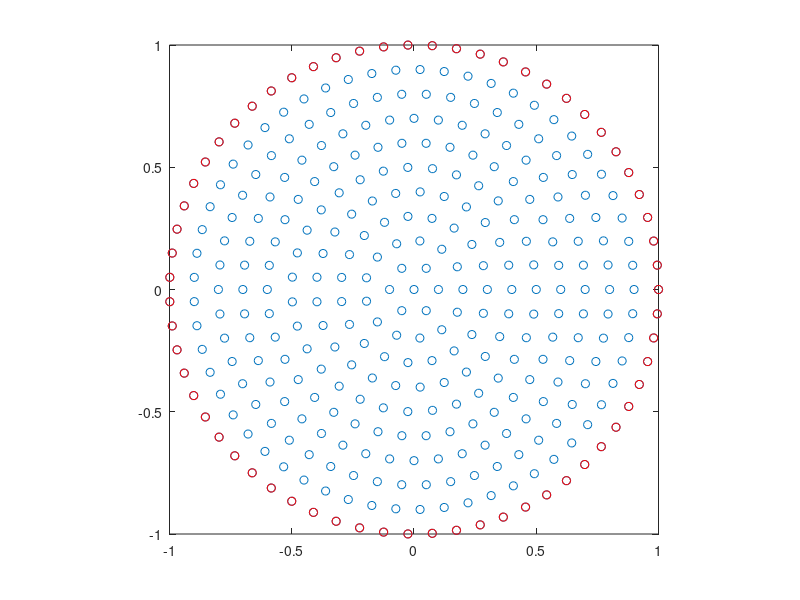

The MATLAB script that drew this image:
function dicretize_disk

a = 1;  %%% radius of the disk
s= 0.1 *a; %%% spacing between neighboring blobs
NR = floor(a/s) + 1; %%% number of layers along radial direction

%%% floor rounds the number to the nearest integer less or equal to that
%%% number; one blob will be in the center of the circle

BlobsPerLayer = zeros([1, length(NR)]);

BlobsPerLayer(1) = 1; %%% one blob in the center of the circle
Nblobs = 1;
for i = 2: NR
    BlobsPerLayer(i) = round( 2 * pi * (i - 1) ); 
    Nblobs = Nblobs + BlobsPerLayer(i);
end

Nblobs %%% total number of blobs 
BlobsPerLayer(NR)  %%% number of blobs in the outermost layer

%%% we need to find the coordinates of the blobs
xcoord = zeros([1, Nblobs]);
ycoord = xcoord;

xcoord(1)=0; %%% blob in the center of the circle
ycoord(1)=0; %%% blob in the center of the circle


index = 2;
for i=2:NR
    for j=1:BlobsPerLayer(i)
        delta_phi = 2*pi/BlobsPerLayer(i);
        xcoord(index) = (i-1) * s * cos( (j-1) * delta_phi); 
        ycoord(index) = (i-1) * s * sin( (j-1) * delta_phi);
        index = index + 1;
    end
end

figure(1)
plot(xcoord, ycoord, 'o')
daspect([1,1,1])
hold on
plot(xcoord(Nblobs-BlobsPerLayer(NR)+1:end), ycoord(Nblobs-BlobsPerLayer(NR)+1:end), 'ro')
hold off




end